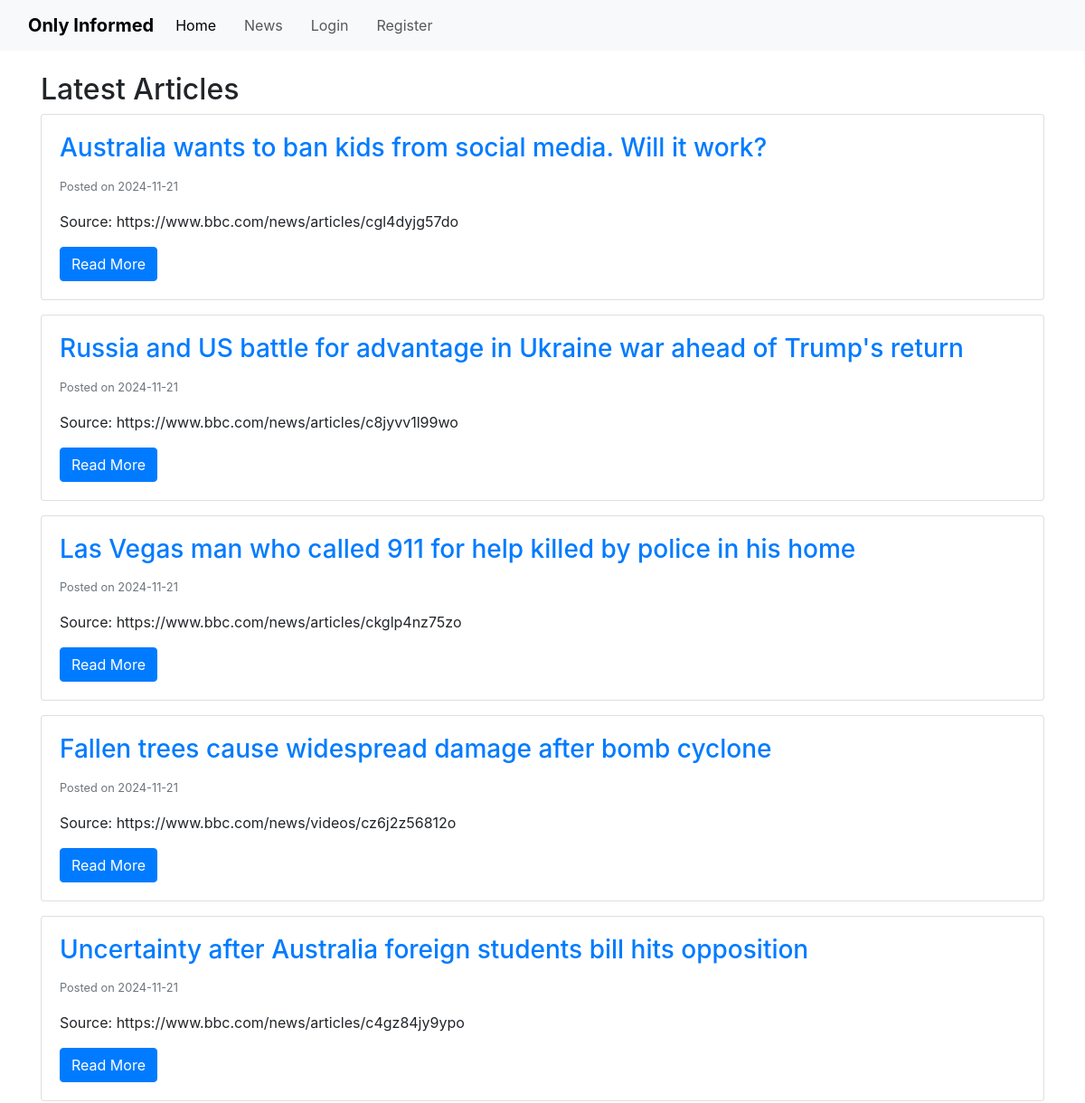
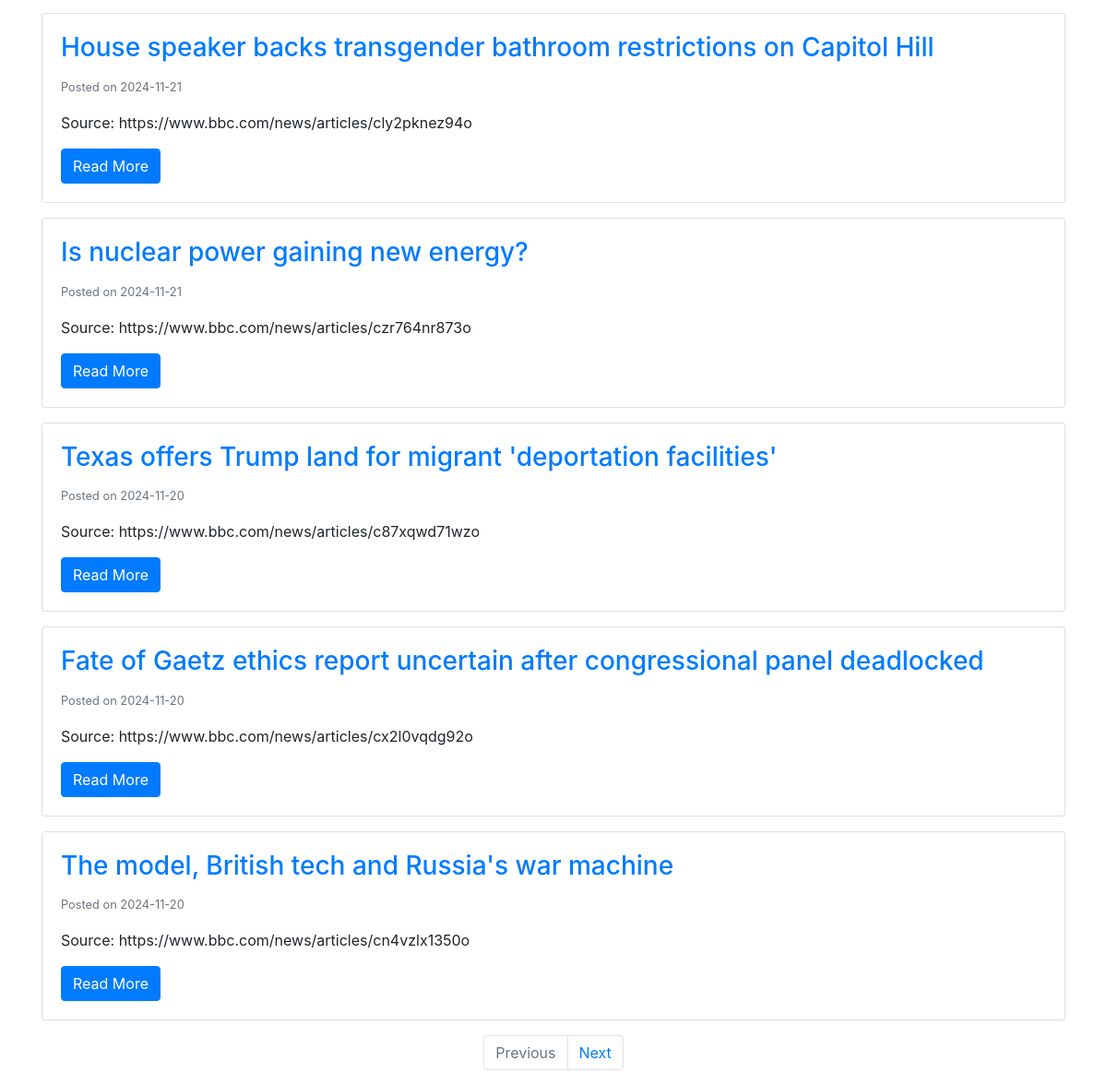
Page /articles on the earlier database version (2 pictures, top to bottom).
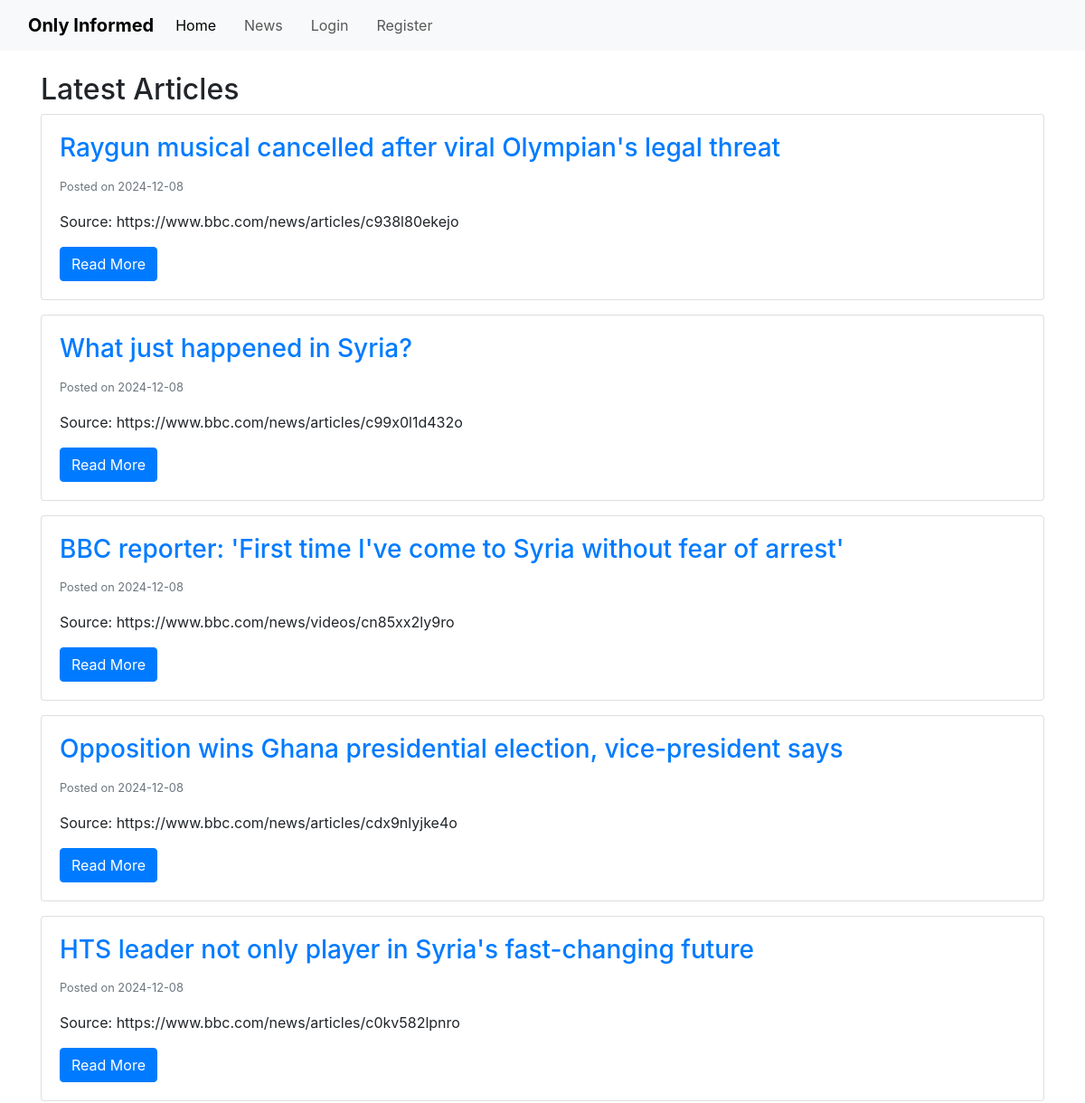
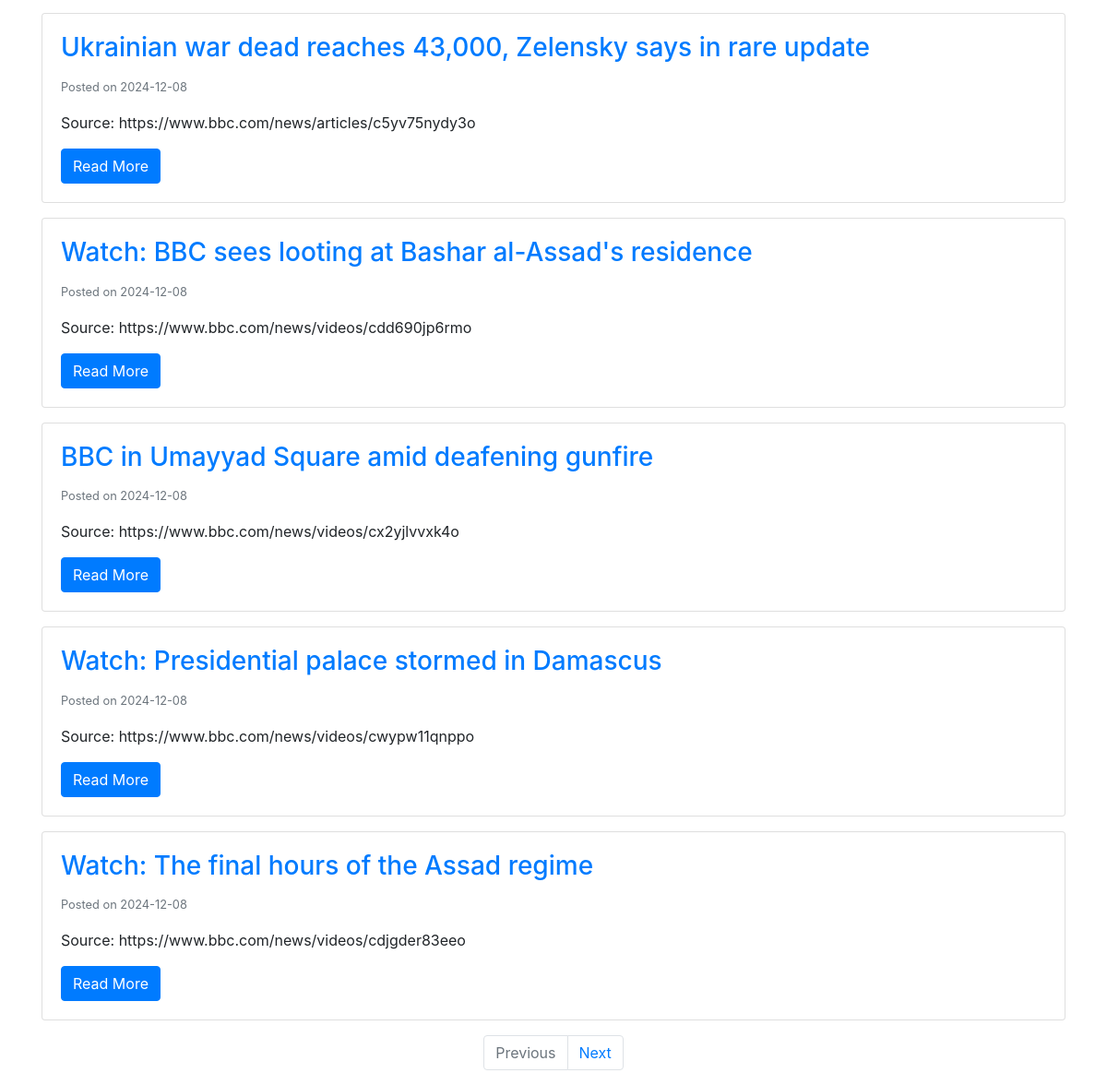
Same page on the later database version (2 pictures, top to bottom).
### app/models.py (models this page shows, shortened)
class Article(db.Model):
    __tablename__ = 'article'
    id = db.Column(db.Integer, primary_key=True)
    title = db.Column(db.String(250), nullable=False, unique=True)
    content = db.Column(db.Text, nullable=False)
    source = db.Column(db.String(200), nullable=False)
    date_posted = db.Column(db.DateTime, nullable=False, default=datetime.now(timezone.utc))
    quiz = db.relationship('Quiz', uselist=False, backref='article')  # uselist=False indicates a 1-to-1 relationship with quiz
    comments = db.relationship('Comment', backref='article', lazy=True)

### app/routes.py (the view)
@app.route('/articles')
def articles():
    page = request.args.get('page', 1, type=int)
    articles = Article.query.order_by(Article.date_posted.desc()).paginate(page=page, per_page=10)
    return render_template('articles.html', articles=articles)

### app/__init__.py (called while the page is built)
@app.context_processor
def utility_processor():
    return dict(user_has_passed_quiz=user_has_passed_quiz)

### app/templates/articles.html (shortened to what this page needs)
{% extends "base.html" %}
{% block content %}
<h2>Latest Articles</h2>
{% for article in articles.items %}
    <div class="card mb-3">
        <div class="card-body">
            <h3 class="card-title">
                <a href="{{ url_for('article', article_id=article.id) }}">{{ article.title }}</a>
            </h3>
            <p class="card-text"><small class="text-muted">Posted on {{ article.date_posted.strftime('%Y-%m-%d') }}</small></p>
            <p class="card-text">Source: {{ article.source }}</p>
            <a href="{{ url_for('article', article_id=article.id) }}" class="btn btn-primary">Read More</a>
        </div>
    </div>
{% else %}
    <p>No articles available.</p>
{% endfor %}
<nav aria-label="Page navigation">
    <ul class="pagination justify-content-center">
        {% if articles.has_prev %}
            <li class="page-item">
                <a class="page-link" href="{{ url_for('articles', page=articles.prev_num) }}">Previous</a>
            </li>
        {% else %}
            <li class="page-item disabled">
                <a class="page-link" href="#">Previous</a>
            </li>
        {% endif %}
        {% if articles.has_next %}
            <li class="page-item">
                <a class="page-link" href="{{ url_for('articles', page=articles.next_num) }}">Next</a>
            </li>
        {% else %}
            <li class="page-item disabled">
                <a class="page-link" href="#">Next</a>
            </li>
        {% endif %}
    </ul>
</nav>
{% endblock %}

Differences in the rows shown:
no longer on this page (row unchanged): Article: title "Australia wants to ban kids from social media. Will it work?", date_posted "2024-11-21", source "https://www.bbc.com/news/articles/cgl4dyjg57do"
no longer on this page (row unchanged): Article: title "Russia and US battle for advantage in Ukraine war ahead of Trump's return", date_posted "2024-11-21", source "https://www.bbc.com/news/articles/c8jyvv1l99wo"
no longer on this page (row unchanged): Article: title "Las Vegas man who called 911 for help killed by police in his home", date_posted "2024-11-21", source "https://www.bbc.com/news/articles/ckglp4nz75zo"
no longer on this page (row unchanged): Article: title "Fallen trees cause widespread damage after bomb cyclone", date_posted "2024-11-21", source "https://www.bbc.com/news/videos/cz6j2z56812o"
no longer on this page (row unchanged): Article: title "Uncertainty after Australia foreign students bill hits opposition", date_posted "2024-11-21", source "https://www.bbc.com/news/articles/c4gz84jy9ypo"
no longer on this page (row unchanged): Article: title "House speaker backs transgender bathroom restrictions on Capitol Hill", date_posted "2024-11-21", source "https://www.bbc.com/news/articles/cly2pknez94o"
no longer on this page (row unchanged): Article: title "Is nuclear power gaining new energy?", date_posted "2024-11-21", source "https://www.bbc.com/news/articles/czr764nr873o"
no longer on this page (row unchanged): Article: title "Texas offers Trump land for migrant 'deportation facilities'", date_posted "2024-11-20", source "https://www.bbc.com/news/articles/c87xqwd71wzo"
no longer on this page (row unchanged): Article: title "Fate of Gaetz ethics report uncertain after congressional panel deadlocked", date_posted "2024-11-20", source "https://www.bbc.com/news/articles/cx2l0vqdg92o"
no longer on this page (row unchanged): Article: title "The model, British tech and Russia's war machine", date_posted "2024-11-20", source "https://www.bbc.com/news/articles/cn4vzlx1350o"
added Article: title "Raygun musical cancelled after viral Olympian's legal threat", date_posted "2024-12-08", source "https://www.bbc.com/news/articles/c938l80ekejo"
added Article: title "What just happened in Syria?", date_posted "2024-12-08", source "https://www.bbc.com/news/articles/c99x0l1d432o"
added Article: title "BBC reporter: 'First time I've come to Syria without fear of arrest'", date_posted "2024-12-08", source "https://www.bbc.com/news/videos/cn85xx2ly9ro"
added Article: title "Opposition wins Ghana presidential election, vice-president says", date_posted "2024-12-08", source "https://www.bbc.com/news/articles/cdx9nlyjke4o"
added Article: title "HTS leader not only player in Syria's fast-changing future", date_posted "2024-12-08", source "https://www.bbc.com/news/articles/c0kv582lpnro"
added Article: title "Ukrainian war dead reaches 43,000, Zelensky says in rare update", date_posted "2024-12-08", source "https://www.bbc.com/news/articles/c5yv75nydy3o"
added Article: title "Watch: BBC sees looting at Bashar al-Assad's residence", date_posted "2024-12-08", source "https://www.bbc.com/news/videos/cdd690jp6rmo"
added Article: title "BBC in Umayyad Square amid deafening gunfire", date_posted "2024-12-08", source "https://www.bbc.com/news/videos/cx2yjlvvxk4o"
added Article: title "Watch: Presidential palace stormed in Damascus", date_posted "2024-12-08", source "https://www.bbc.com/news/videos/cwypw11qnppo"
added Article: title "Watch: The final hours of the Assad regime", date_posted "2024-12-08", source "https://www.bbc.com/news/videos/cdjgder83eeo"
